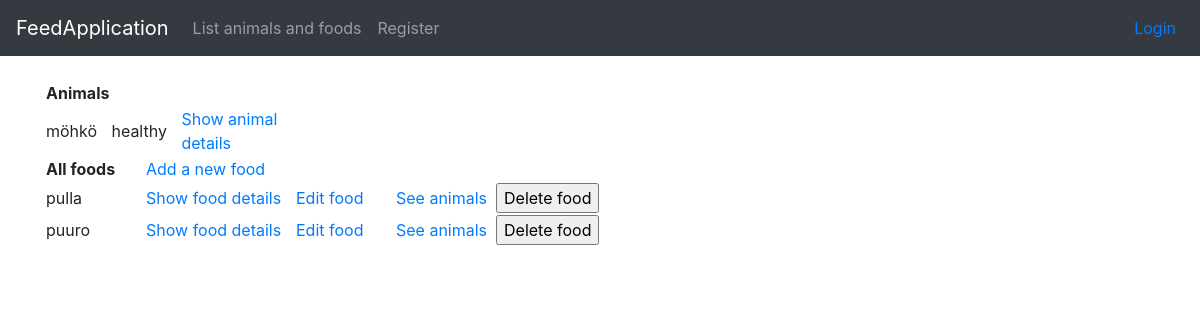
Page /animals/ on the earlier database version.
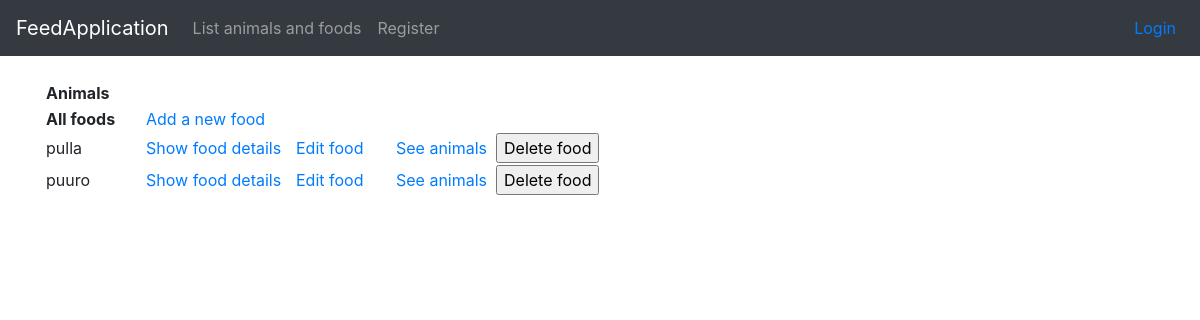
Same page on the later database version.
### application/animals/models.py (models this page shows, shortened)
class Animal(Base):
    name = db.Column(db.String(144), nullable=False)
    account_id = db.Column(db.Integer, db.ForeignKey('account.id'),
                           nullable=False)
    user = db.relationship("User", backref='animal', lazy=True)
    foods = db.relationship("Food", secondary=animals_foods, back_populates='animals', lazy='dynamic')
    sick = db.Column(db.Boolean, nullable=False)

class Food(Base):
    name = db.Column(db.String(144), unique=True, nullable = False) #unique lisätty
    animals = db.relationship("Animal", secondary=animals_foods, back_populates='foods', lazy='dynamic')
    price = db.Column(db.Integer, nullable = True)

### application/animals/views.py (the view)
@app.route("/animals/", methods=["GET"])
def animals_index():
    return render_template("animals/list.html", animals = Animal.query.all(), foods = Food.query.all())

### application/templates/animals/list.html (shortened to what this page needs)
{% extends "layout.html" %}
{% block body %}
  <table>
    <tr>
      <td><b>Animals</b></td>
      <td></td>
      <td></td>
    </tr>
    <tr>
      {% for animal in animals %}
      <td style="width:50px">{{ animal.name }}</td>
      {% if animal.sick == True %}
      <td style="width:70px">sick</td>
      {% else %}
      <td style="width:70px">healthy</td>
      {% endif %}
      <td style="width:150px"><a href="{{ url_for('animals_show_animal', animal_id=animal.id) }}">Show animal details</a></td>
    </tr>
    {% endfor %}
  </table>
  <table>
    <tr>
      <td style="width:100px"><b>All foods</b></td>
      <td style="width:150px"><a href="{{ url_for('new_food_form') }}">Add a new food</a></td>
    </tr>
      {% for food in foods %}
        <tr><td>{{ food.name }}</td>
          <td style="width:150px"><a href="{{ url_for('show_food', food_id=food.id)}}">Show food details</a></td>
          <td style="width:100px"><a href="{{ url_for('show_update_food', food_id=food.id)}}">Edit food</a></td>
          <td style="width:100px"><a href="{{ url_for('show_animals_per_food', food_id=food.id)}}">See animals</a></td>
          <td><form method="GET" action="{{ url_for('foods_delete', food_id=food.id) }}">
            <input type="submit" value="Delete food"/></form></td>
        </tr>
      {% endfor %}
  </table>
{% endblock %}

### application/templates/layout.html (shortened to what this page needs)
<!DOCTYPE html>
<html>
  <head>
    <link rel="stylesheet" href="https://maxcdn.bootstrapcdn.com/bootstrap/4.0.0/css/bootstrap.min.css">
  </head>
  <body>
    <nav class="navbar navbar-expand-md navbar-dark bg-dark mb-4">
      <a class="navbar-brand" href="#">FeedApplication</a>
<div class="collapse navbar-collapse" id="navbarCollapse">
        <ul class="navbar-nav mr-auto">
          <li class="nav-item">
            <a class="nav-link" href="{{ url_for('animals_index') }} ">List animals and foods</a>
          </li>
          <li class="nav-item">
            <a class="nav-link" href="{{ url_for('animals_userform') }} ">Register</a>
          </li>
        </ul>
        <div class="form-inline mt-2 mt-md-0 px-2">
          {% if current_user.is_authenticated %}
            <div class="px-2"><a href="{{ url_for('current_animals') }} ">Info for current user</a></div>
            <div class="px-2"></div><a href="{{ url_for('animals_form') }} ">Add an animal</a></div>
            <div class="px-2"><a href="{{ url_for('auth_logout') }}">Hello {{ current_user.name }} -- Logout</a></div>
	        {% else %}
	        <a href="{{ url_for('auth_login') }}">Login</a>
	        {% endif %}
        </div>
  </div>
    </nav>
    <main role="main" class="container">
    {% block body %}{% endblock %}
    </main>
  </body>
</html>

Differences in the rows shown:
removed Animal: name "möhkö", sick "healthy"
